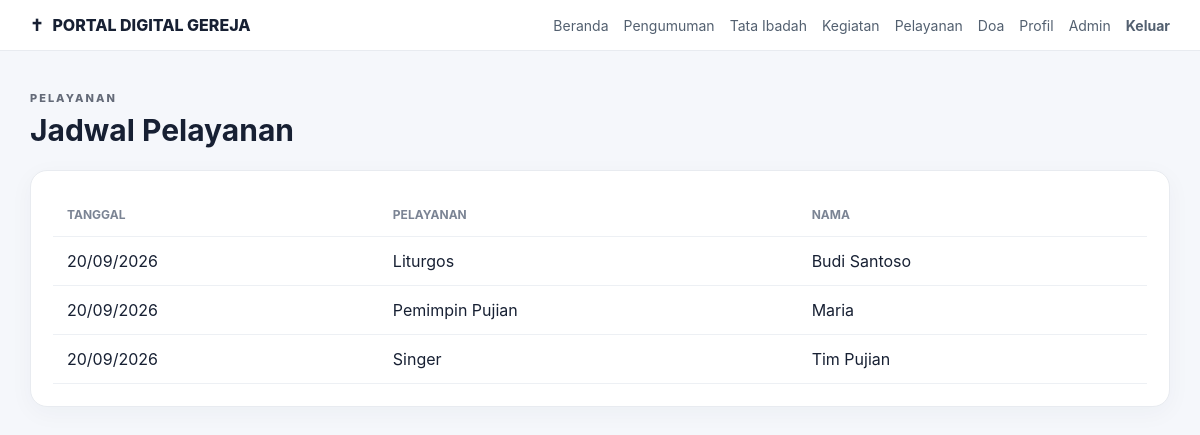
/service.php (signed in), run on the app's committed database.
### tables this page shows
CREATE TABLE service_schedules (
 id INT AUTO_INCREMENT PRIMARY KEY,
 service_date DATE NOT NULL,
 service_type VARCHAR(120) NOT NULL,
 member_name VARCHAR(160) NOT NULL
);

### config.php (called while the page is built, shortened)
<?php
function e($value): string {
    return htmlspecialchars((string)$value, ENT_QUOTES, 'UTF-8');
}

### service.php (the view)
<?php
require_once 'config.php'; require_login();
$items=$pdo->query("SELECT * FROM service_schedules ORDER BY service_date ASC")->fetchAll();
?><!doctype html><html lang="id"><head><meta charset="utf-8"><meta name="viewport" content="width=device-width,initial-scale=1"><title>Jadwal Pelayanan</title><link rel="stylesheet" href="assets/style.css"></head><body><?php include 'partials/nav.php'; ?><main class="container"><div class="page-title"><span class="eyebrow">PELAYANAN</span><h2>Jadwal Pelayanan</h2></div><section class="card table-wrap"><table><thead><tr><th>Tanggal</th><th>Pelayanan</th><th>Nama</th></tr></thead><tbody><?php foreach($items as $s): ?><tr><td><?= e(date('d/m/Y',strtotime($s['service_date']))) ?></td><td><?= e($s['service_type']) ?></td><td><?= e($s['member_name']) ?></td></tr><?php endforeach; ?></tbody></table></section></main></body></html>

### css/style.css (style rules this page uses)
* { box-sizing:border-box }
body { margin:0;font-family:Inter,Arial,sans-serif;background:#f5f7fb;color:#172033 }
.container { max-width:1180px;margin:35px auto;padding:0 20px }
.eyebrow { font-size:11px;letter-spacing:2px;font-weight:800;opacity:.65 }
.card { background:#fff;border:1px solid #e8ebf0;border-radius:17px;padding:22px;box-shadow:0 6px 25px rgba(25,40,70,.04) }
.page-title { margin-bottom:22px }
.page-title h2 { margin:6px 0;font-size:30px }
.table-wrap { overflow:auto }
table { width:100%;border-collapse:collapse }
th,td { text-align:left;padding:14px;border-bottom:1px solid #edf0f4 }
th { font-size:12px;text-transform:uppercase;color:#7b8494 }

### data on the page
service_schedules: service_date "20/09/2026", service_type "Liturgos", member_name "Budi Santoso"
service_schedules: service_date "20/09/2026", service_type "Pemimpin Pujian", member_name "Maria"
service_schedules: service_date "20/09/2026", service_type "Singer", member_name "Tim Pujian"
